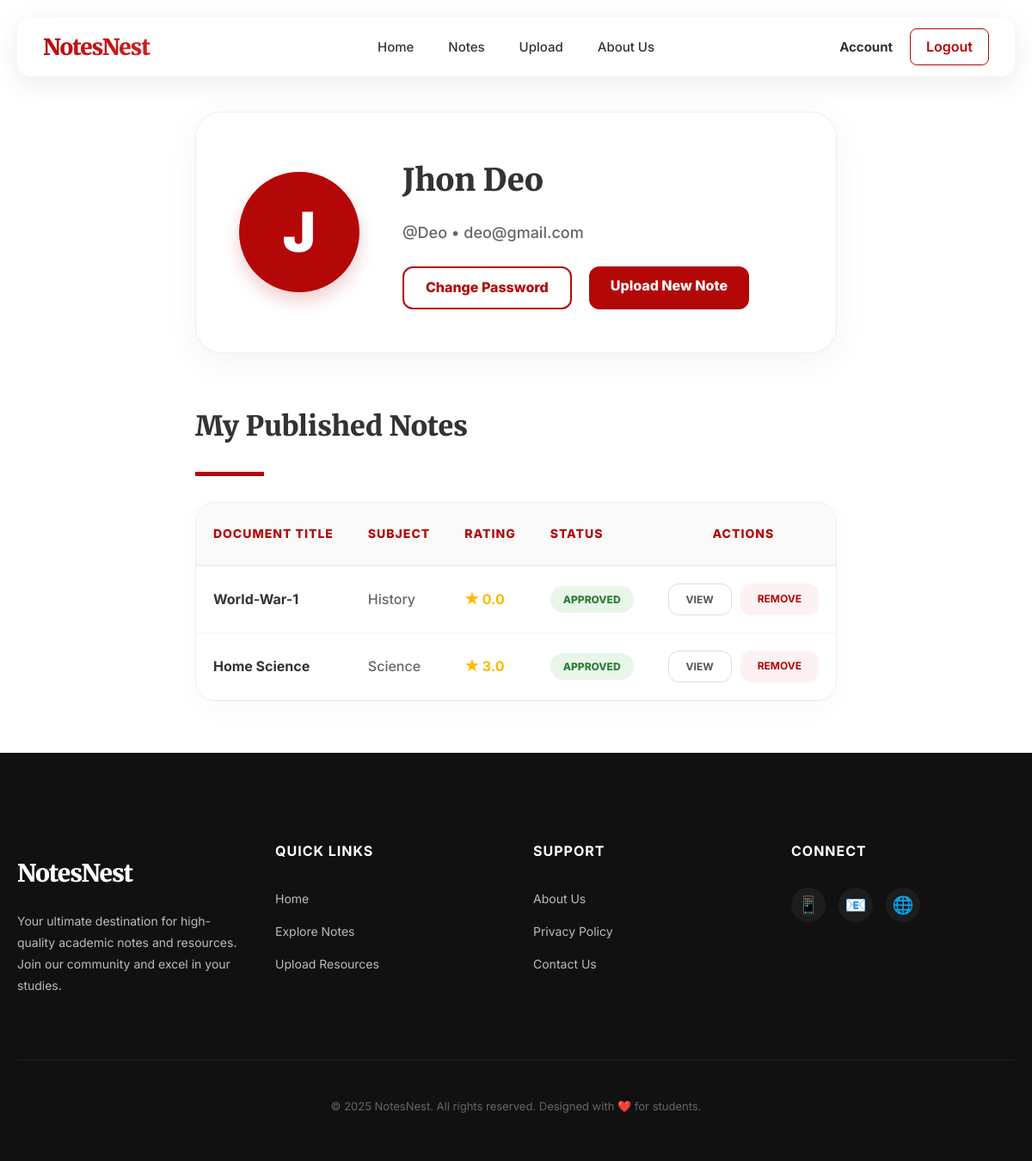
/User/user_Profile.php (signed in), run on the app's committed database.
### tables this page shows
CREATE TABLE `tbl_user` (
  `user_id` int(11) NOT NULL,
  `name` varchar(20) NOT NULL,
  `user_name` varchar(20) NOT NULL,
  `phone_no` bigint(20) NOT NULL,
  `email` varchar(50) NOT NULL,
  `password` varchar(200) NOT NULL,
  `role_id` tinyint(4) NOT NULL,
  `isBlocked` tinyint(1) NOT NULL DEFAULT 0,
  `createdAt` datetime NOT NULL DEFAULT current_timestamp()
);

CREATE TABLE `tbl_notes` (
  `note_id` int(11) NOT NULL,
  `user_id` int(11) NOT NULL,
  `title` varchar(100) NOT NULL,
  `description` varchar(150) NOT NULL,
  `file_url` varchar(150) NOT NULL,
  `subject_id` int(11) NOT NULL,
  `isApproved` tinyint(1) NOT NULL DEFAULT 0,
  `createdAt` datetime NOT NULL DEFAULT current_timestamp()
);

CREATE TABLE `tbl_subject` (
  `subject_id` int(11) NOT NULL,
  `name` varchar(20) NOT NULL,
  `img` varchar(150) NOT NULL
);

### User/user_Profile.php (the view, shortened to what this page needs)
<!DOCTYPE html>
<html lang="en">
<head>
    <link href="style.css" rel="stylesheet" />
</head>
<body class="nn-page">
    <header class="nn-navbar">
        <div class="nn-container">
            <div class="nn-nav-flex">
                <a href="index.php" class="nn-logo">NotesNest</a>
                <nav class="nn-nav-links">
                    <a href="index.php" class="nn-nav-link">Home</a>
                    <a href="ExplorePage.php" class="nn-nav-link">Notes</a>
                    <a href="Upload.php" class="nn-nav-link">Upload</a>
                    <a href="aboutUs.php" class="nn-nav-link">About Us</a>
                </nav>
                <div class="nn-nav-auth">
                    <a href="user_Profile.php" class="nn-nav-link" style="font-weight: 700;">Account</a>
                    <a href="LogOut.php" class="nn-btn-logout">Logout</a>
                </div>
            </div>
        </div>
    </header>
    <main class="nn-container" style="padding: 60px 20px;">
        <?php
        $conn = new mysqli("localhost", "root", "", "notesnest_db");
        $user_id = $_SESSION['user_id'];
        $resUser = $conn->query("SELECT * FROM tbl_user WHERE user_id = $user_id");
        $user = $resUser->fetch_assoc();
        $initial = strtoupper(substr($user['name'], 0, 1));
        ?>
        <div style="background-color: #fff; padding: 50px; border-radius: 30px; box-shadow: 0 10px 40px rgba(0,0,0,0.05); border: 1px solid #eee; display: flex; gap: 50px; align-items: center; margin-bottom: 60px; flex-wrap: wrap;">
            <div style="width: 140px; height: 140px; border-radius: 50%; background-color: var(--nn-primary); color: #fff; display: flex; align-items: center; justify-content: center; font-size: 64px; font-weight: 900; box-shadow: 0 10px 20px rgba(180, 8, 8, 0.2);">
                <?php echo $initial; ?>
            </div>
            <div style="flex: 1; min-width: 300px;">
                <h1 style="color: #333; margin: 0 0 10px 0; font-size: 36px; font-weight: 900; font-family: 'Merriweather', serif;"><?php echo htmlspecialchars($user['name']); ?></h1>
                <p style="font-size: 18px; color: #666; margin-bottom: 25px; font-weight: 500;">@<?php echo htmlspecialchars($user['user_name']); ?> • <?php echo htmlspecialchars($user['email']); ?></p>
                <div style="display: flex; gap: 20px; flex-wrap: wrap;">
                    <a href="changePassword.php" class="nn-note-btn-download" style="text-decoration: none; background-color: #fff; color: var(--nn-primary); border: 2px solid var(--nn-primary); font-weight: 800;">Change Password</a>
                    <a href="Upload.php" class="nn-note-btn-download" style="text-decoration: none; background-color: var(--nn-primary); color: #fff; font-weight: 800;">Upload New Note</a>
                </div>
            </div>
        </div>
        <div style="margin-bottom: 30px;">
            <h2 style="font-size: 32px; color: #333; font-weight: 900; font-family: 'Merriweather', serif;">My Published Notes</h2>
            <div style="width: 80px; height: 5px; background-color: var(--nn-primary); margin-top: 15px;"></div>
        </div>
        <div style="background: #fff; border: 1px solid #eee; border-radius: 24px; overflow: hidden; box-shadow: 0 10px 30px rgba(0,0,0,0.03);">
            <div style="overflow-x: auto;">
                <table style="width: 100%; border-collapse: collapse;">
                    <thead style="background-color: #fafafa; border-bottom: 2px solid #eee;">
                        <tr>
                            <th style="padding: 25px 20px; text-align: left; font-size: 14px; color: var(--nn-primary); font-weight: 800; text-transform: uppercase; letter-spacing: 1px;">DOCUMENT TITLE</th>
                            <th style="padding: 25px 20px; text-align: left; font-size: 14px; color: var(--nn-primary); font-weight: 800; text-transform: uppercase; letter-spacing: 1px;">SUBJECT</th>
                            <th style="padding: 25px 20px; text-align: left; font-size: 14px; color: var(--nn-primary); font-weight: 800; text-transform: uppercase; letter-spacing: 1px;">RATING</th>
                            <th style="padding: 25px 20px; text-align: left; font-size: 14px; color: var(--nn-primary); font-weight: 800; text-transform: uppercase; letter-spacing: 1px;">STATUS</th>
                            <th style="padding: 25px 20px; text-align: center; font-size: 14px; color: var(--nn-primary); font-weight: 800; text-transform: uppercase; letter-spacing: 1px;">ACTIONS</th>
                        </tr>
                    </thead>
                    <tbody>
                        <?php
                        $qryNotes = "SELECT n.*, s.name AS subject_name
                                    FROM tbl_notes n
                                    JOIN tbl_subject s ON n.subject_id = s.subject_id
                                    WHERE n.user_id = $user_id
                                    ORDER BY n.createdAt DESC";
                        $resNotes = $conn->query($qryNotes);
                        if ($resNotes->num_rows === 0) {
                            echo "<tr><td colspan='5' style='padding: 60px; text-align: center; color: #999; font-size: 18px; font-weight: 500;'>You haven't uploaded any notes yet.</td></tr>";
                        } else {
                            while ($note = $resNotes->fetch_assoc()) {
                                $qryRating = "SELECT ROUND(avg(rating), 1) as avg FROM tbl_rating WHERE note_id = {$note['note_id']}";
                                $rating = $conn->query($qryRating)->fetch_assoc()['avg'] ?: "0.0";
                                $statusBg = $note['isApproved'] ? '#e8f5e9' : '#fff3e0';
                                $statusColor = $note['isApproved'] ? '#2e7d32' : '#ef6c00';
                                $statusText = $note['isApproved'] ? 'APPROVED' : 'PENDING';
                        ?>
                                <tr style="border-bottom: 1px solid #f5f5f5; transition: background 0.2s;" onmouseover="this.style.backgroundColor='#fcfcfc'" onmouseout="this.style.backgroundColor='transparent'">
                                    <td style="padding: 20px; font-weight: 700; color: #333;"><?php echo htmlspecialchars($note['title']); ?></td>
                                    <td style="padding: 20px; color: #666; font-weight: 500;"><?php echo htmlspecialchars($note['subject_name']); ?></td>
                                    <td style="padding: 20px; font-weight: 700; color: #fcb900;">★ <?php echo $rating; ?></td>
                                    <td style="padding: 20px;">
                                        <span style="display: inline-block; padding: 6px 15px; border-radius: 50px; font-size: 12px; font-weight: 800; background-color: <?php echo $statusBg; ?>; color: <?php echo $statusColor; ?>;">
                                            <?php echo $statusText; ?>
                                        </span>
                                    </td>
                                    <td style="padding: 20px; text-align: center;">
                                        <div style="display: flex; gap: 10px; justify-content: center;">
                                            <a href="NotesInfo.php?note_id=<?php echo $note['note_id']; ?>" class="nn-note-btn-download" style="padding: 8px 20px; font-size: 12px; border: 1px solid #ddd; background: #fff; color: #555; font-weight: 700;">VIEW</a>
                                            <a href="deleteNotesUser.php?note_id=<?php echo $note['note_id']; ?>" onclick="return confirm('Delete this note permanently?')" class="nn-note-btn-download" style="padding: 8px 20px; font-size: 12px; border: none; font-weight: 700;">REMOVE</a>
                                        </div>
                                    </td>
                                </tr>
                        <?php
                            }
                        }
                        ?>
                    </tbody>
                </table>
            </div>
        </div>
    </main>
    <footer class="nn-footer">
        <div class="nn-container">
            <div style="display: grid; grid-template-columns: repeat(auto-fit, minmax(200px, 1fr)); gap: 40px;">
                <div>
                    <h4 class="nn-logo" style="margin-bottom: 20px; -webkit-text-fill-color: #fff; background: none; font-size: 28px;">NotesNest</h4>
                    <p style="color: #bbb; line-height: 1.8; font-size: 14px;">Your ultimate destination for high-quality academic notes and resources. Join our community and excel in your studies.</p>
                </div>
                <div>
                    <h4 style="font-family: 'Inter', sans-serif; font-size: 16px; text-transform: uppercase; letter-spacing: 1px;">Quick Links</h4>
                    <ul style="list-style: none; padding: 0;">
                        <li style="margin-bottom: 12px;"><a href="index.php" style="color: #bbb; font-size: 14px;">Home</a></li>
                        <li style="margin-bottom: 12px;"><a href="ExplorePage.php" style="color: #bbb; font-size: 14px;">Explore Notes</a></li>
                        <li style="margin-bottom: 12px;"><a href="Upload.php" style="color: #bbb; font-size: 14px;">Upload Resources</a></li>
                    </ul>
                </div>
                <div>
                    <h4 style="font-family: 'Inter', sans-serif; font-size: 16px; text-transform: uppercase; letter-spacing: 1px;">Support</h4>
                    <ul style="list-style: none; padding: 0;">
                        <li style="margin-bottom: 12px;"><a href="aboutUs.php" style="color: #bbb; font-size: 14px;">About Us</a></li>
                        <li style="margin-bottom: 12px;"><a href="#" style="color: #bbb; font-size: 14px;">Privacy Policy</a></li>
                        <li style="margin-bottom: 12px;"><a href="#" style="color: #bbb; font-size: 14px;">Contact Us</a></li>
                    </ul>
                </div>
                <div>
                    <h4 style="font-family: 'Inter', sans-serif; font-size: 16px; text-transform: uppercase; letter-spacing: 1px;">Connect</h4>
                    <div style="display: flex; gap: 15px; margin-top: 10px;">
                        <span style="font-size: 20px; color: #fff; cursor: pointer; background: rgba(255,255,255,0.05); width: 40px; height: 40px; display: flex; align-items: center; justify-content: center; border-radius: 50%;">📱</span>
                        <span style="font-size: 20px; color: #fff; cursor: pointer; background: rgba(255,255,255,0.05); width: 40px; height: 40px; display: flex; align-items: center; justify-content: center; border-radius: 50%;">📧</span>
                        <span style="font-size: 20px; color: #fff; cursor: pointer; background: rgba(255,255,255,0.05); width: 40px; height: 40px; display: flex; align-items: center; justify-content: center; border-radius: 50%;">🌐</span>
                    </div>
                </div>
            </div>
            <div style="border-top: 1px solid rgba(255,255,255,0.05); margin-top: 60px; padding-top: 30px; text-align: center;">
                <p style="color: #666; font-size: 13px;">© 2025 NotesNest. All rights reserved. Designed with ❤️ for students.</p>
            </div>
        </div>
    </footer>
</body>
</html>

### User/style.css (style rules this page uses)
:root { --nn-primary: #b40808; --nn-primary-hover: #075606; --nn-secondary: #00457a; --nn-text: #333333; --nn-light-text: #666666; --nn-bg: #ffffff; --nn-light-bg: #fafafa; --nn-border: #e7e7e7; --nn-container-width: 1200px; --nn-shadow: 0 4px 15px rgba(0,0,0,0.05); }
* { box-sizing: border-box; }
body { font-family: 'Inter', sans-serif; color: var(--nn-text); margin: 0; padding: 0; background-color: var(--nn-bg); line-height: 1.6; }
.nn-page { min-height: 100vh; display: flex; flex-direction: column; }
h1, h2, h3, h4, h5, h6 { font-family: 'Merriweather', serif; font-weight: 700; }
.nn-container { max-width: var(--nn-container-width); margin: 0 auto; padding: 0 20px; }
a { color: var(--nn-primary); text-decoration: none; transition: color 0.2s; }
.nn-navbar { background-color: rgba(255, 255, 255, 0.8); backdrop-filter: blur(12px); -webkit-backdrop-filter: blur(12px); height: 70px; display: flex; align-items: center; border-bottom: 1px solid rgba(0, 0, 0, 0.05); position: sticky; top: 20px; margin: 0 20px; border-radius: 16px; z-index: 1000; box-shadow: 0 8px 32px rgba(0, 0, 0, 0.08); }
.nn-navbar .nn-container { max-width: 100%; padding: 0 30px; width: 100%; }
.nn-nav-flex { display: flex; align-items: center; justify-content: space-between; width: 100%; }
.nn-logo { font-family: 'Merriweather', serif; font-size: 26px; font-weight: 900; background: linear-gradient(135deg, var(--nn-primary), #ff4d4d); -webkit-background-clip: text; -webkit-text-fill-color: transparent; letter-spacing: -1px; flex: 1; display: flex; justify-content: flex-start; }
.nn-nav-links { display: flex; gap: 40px; align-items: center; flex: 0 0 auto; }
.nn-nav-link { color: var(--nn-text); font-weight: 500; font-size: 15px; position: relative; padding: 5px 0; transition: color 0.3s ease; }
.nn-nav-link::after { content: ''; position: absolute; bottom: 0; left: 0; width: 0; height: 2px; background: var(--nn-primary); transition: width 0.3s ease; }
.nn-nav-auth { flex: 1; display: flex; justify-content: flex-end; gap: 20px; align-items: center; }
.nn-btn-logout { background: transparent; border: 1.5px solid var(--nn-primary); color: var(--nn-primary); padding: 8px 18px; border-radius: 8px; font-weight: 600; transition: all 0.3s ease; cursor: pointer; font-family: inherit; font-size: inherit; }
.nn-note-btn-download { display: inline-block; padding: 10px 25px; background: #fdf2f2; color: var(--nn-primary); text-align: center; border-radius: 12px; font-weight: 600; transition: all 0.3s ease; }
.nn-footer { background-color: #111111; color: #ffffff; padding: 80px 0 40px 0; width: 100%; }
.nn-footer h4 { color: #ffffff; margin-bottom: 30px; font-size: 20px; font-family: 'Merriweather', serif; }
.nn-footer a { color: #bbbbbb; transition: color 0.3s ease; }
.nn-footer p { color: #888888; font-size: 14px; }

### data on the page
tbl_user: name "J", name "Jhon Deo", user_name "Deo", email "deo@gmail.com"
tbl_notes: title "World-War-1", subject.name "History", rating "0.0", isApproved "APPROVED"
tbl_notes: title "Home Science", subject.name "Science", rating "3.0", isApproved "APPROVED"
